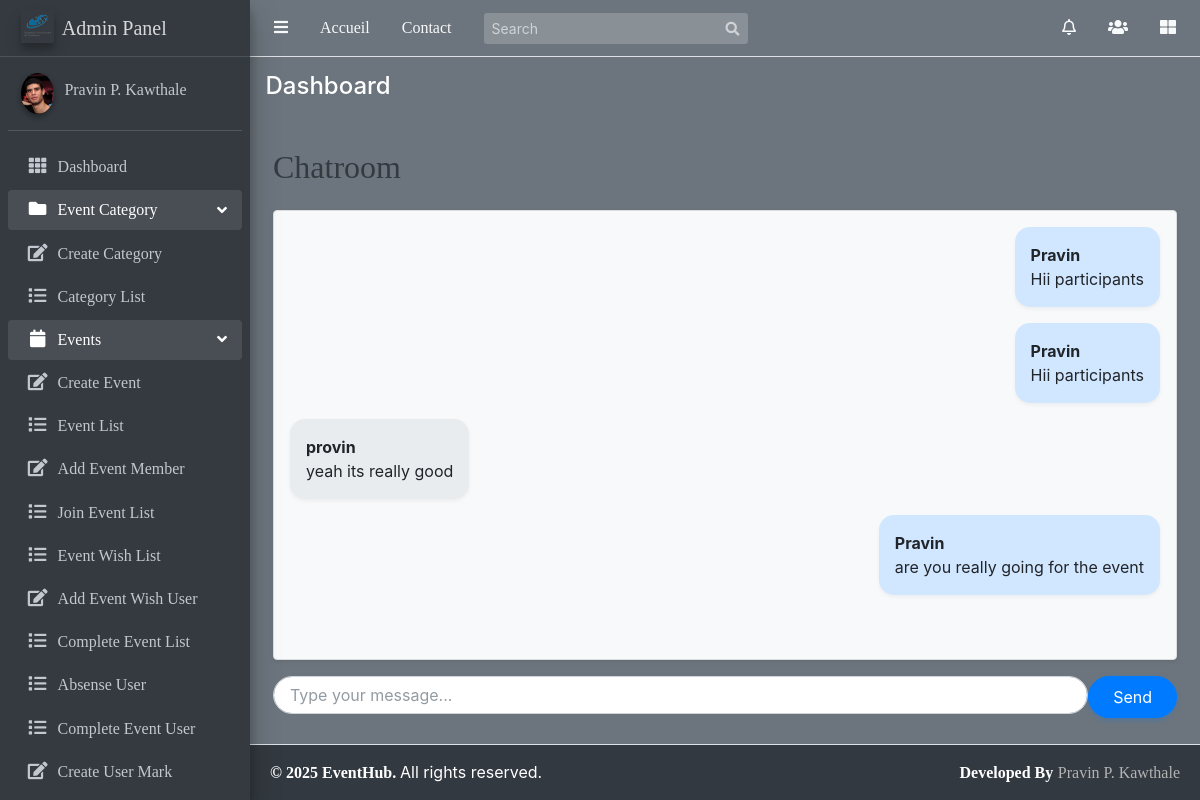
Page /Events/chatroom/20/ (signed in) on the committed database.
### Event/models.py (models this page shows, shortened)
class Message(models.Model):
    chatroom=models.ForeignKey(ChatRoom,on_delete=models.CASCADE,related_name="messages")
    user=models.ForeignKey(User,on_delete=models.CASCADE)
    content=models.TextField()
    timestamp=models.DateTimeField(auto_now=True)

### Event/views.py (the view, shortened to what this page needs)
# urls.py: path('chatroom/<int:pk>/',views.ChatRoomView.as_view(),name='chat_room'),
class ChatRoomView(LoginRequiredMixin, View):
    def get(self, request, pk):
        event = get_object_or_404(Event, pk=pk)
        chatroom, created = ChatRoom.objects.get_or_create(event=event)
        can_access = request.user.is_superuser or request.user == event.organizer or request.user in event.participants.all()
        messages = chatroom.messages.all() if can_access else None
        return render(request, 'Event/chatroom.html', {
            'chatroom': chatroom,
            'messages': messages,
            'event': event,
            'can_access': can_access
        })

### user/context_processors.py (called while the page is built)
def notifications(request):
    if request.user.is_authenticated:
        navbar_notifications = Notification.objects.filter(
            receiver=request.user
        ).order_by('-timestamp')[:5]  # latest 5 notifications
        navbar_unread_count = Notification.objects.filter(
            receiver=request.user,
            is_read=False
        ).count()
    else:
        navbar_notifications = []
        navbar_unread_count = 0
    return {
        'navbar_notifications': navbar_notifications,
        'navbar_unread_count': navbar_unread_count
    }

### templates/Event/chatroom.html (shortened to what this page needs)
{% extends 'base/base.html' %}
{% load static %}
{% block content %}
<div class="container mt-4">
    <h2 class="mb-4 text-dark">{{ event.name }} Chatroom</h2>
    {% if can_access %}
        <div id="chat-messages" class="p-3 rounded shadow-sm"
             style="height: 450px; overflow-y: auto; background-color: #f8f9fa; border: 1px solid #ddd;">
            {% for msg in messages %}
                <div class="d-flex mb-3 {% if msg.user == request.user %}justify-content-end{% else %}justify-content-start{% endif %}">
                    <div class="p-3"
                         style="
                            max-width: 70%;
                            border-radius: 15px;
                            background-color: {% if msg.user == request.user %}#d1e7ff{% else %}#e9ecef{% endif %};
                            color: #212529;
                            box-shadow: 0 2px 4px rgba(0,0,0,0.05);
                         ">
                        <strong>{{ msg.user.username }}</strong><br>
                        {{ msg.content }}
                        <br>
                    </div>
                </div>
            {% empty %}
                <p class="text-muted text-center">No messages yet. Start the conversation!</p>
            {% endfor %}
        </div>
        <form method="POST" class="d-flex mt-3">
            <input type="text" name="content" placeholder="Type your message..."
                   class="form-control me-2"
                   style="border-radius: 25px; padding: 0.5rem 1rem; border: 1px solid #ced4da;" required>
            <button type="submit" class="btn btn-primary"
                    style="border-radius: 25px; padding: 0.5rem 1.5rem; box-shadow: 0 2px 5px rgba(0,123,255,0.3);">
                Send
            </button>
        </form>
{% endif %}
</div>
{% endblock %}

### rows in the picture
Message: user.username "Pravin", content "Hii participants"
Message: user.username "Pravin", content "Hii participants"
Message: user.username "provin", content "yeah its really good"
Message: user.username "Pravin", content "are you really going for the event"
